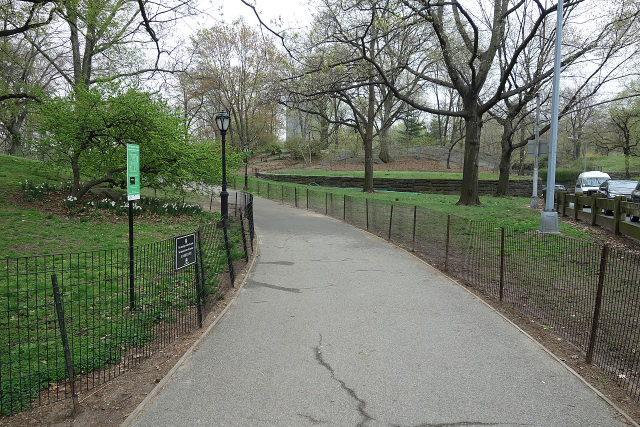
#> input picture reference_photos/north_meadow_01.jpg, 1280 x 853 px, given in place of reference_photos, which was not available (shown at 1/2 size)
$ python make_contact_sheet.py ../../reference_photos --output out.png
#> lines starting #> are read from the running program, lines starting #| are printed output that depends on the picture; pictures that were not available may be replaced by others from this repository, and a replacement may not be noted
#!/usr/bin/env python3
"""Compose Blender review frames with labels using system Pillow."""
import argparse
import json
from pathlib import Path

from PIL import Image, ImageDraw


def main():
    parser = argparse.ArgumentParser()
    parser.add_argument("images", nargs="+")
    parser.add_argument("--output", required=True)
    parser.add_argument("--title", default="")
    parser.add_argument("--labels", default="[]")
    parser.add_argument("--reference")
    ns = parser.parse_args()
    labels = json.loads(ns.labels)
    paths = ([ns.reference] if ns.reference else []) + ns.images
    if ns.reference:
        labels = ["reference"] + labels
    opened = [Image.open(p).convert("RGB") for p in paths]
#> opened = 1 item
    cell = 512
    cols = 3
    rows = (len(opened) + cols - 1) // cols
#> rows = 1
    top = 52
    canvas = Image.new("RGB", (cols * cell, top + rows * (cell + 28)), (20, 23, 27))
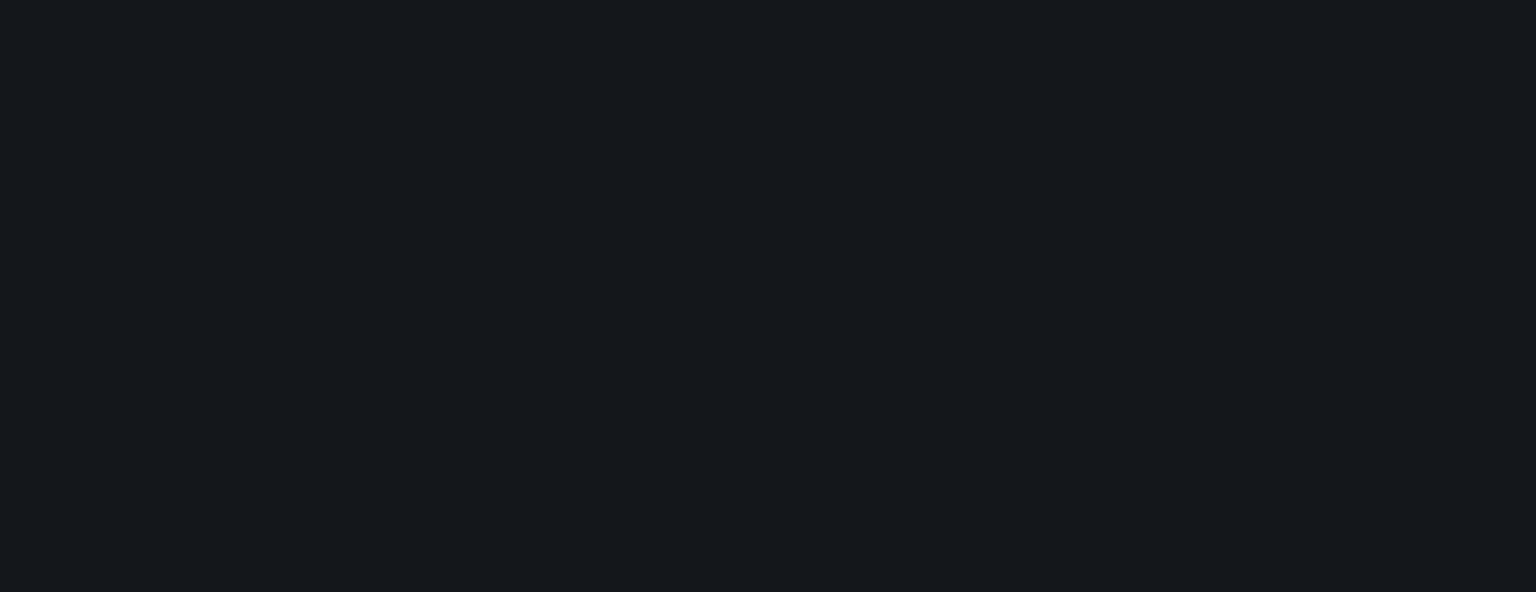
#> canvas: PIL image 1536x592 RGB; mean R, G, B 20, 23, 27
    draw = ImageDraw.Draw(canvas)
    draw.text((16, 16), ns.title, fill=(240, 240, 240))
    for i, image in enumerate(opened):
        x = (i % cols) * cell
        y = top + (i // cols) * (cell + 28)
        image.thumbnail((cell, cell))
        canvas.paste(image, (x + (cell - image.width) // 2, y))
        draw.text((x + 10, y + cell + 5), labels[i] if i < len(labels) else Path(paths[i]).stem,
                  fill=(220, 220, 220))
#> this loop made 1 pass
#> (x, y) on pass 1: (0, 52)
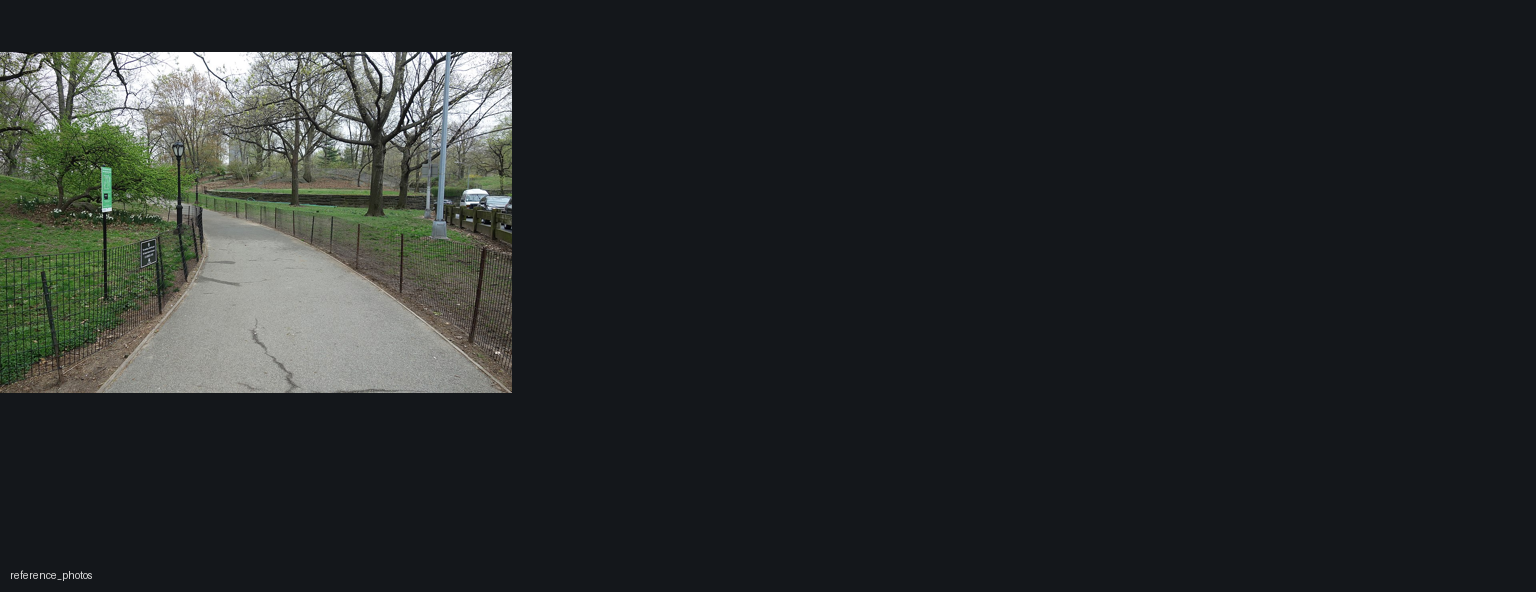
#> canvas: PIL image 1536x592 RGB; mean R, G, B 38.6, 42.2, 42.8
    Path(ns.output).parent.mkdir(parents=True, exist_ok=True)
    canvas.save(ns.output)


if __name__ == "__main__":
    main()

$ run again, on reference_photos/north_meadow_07.jpg
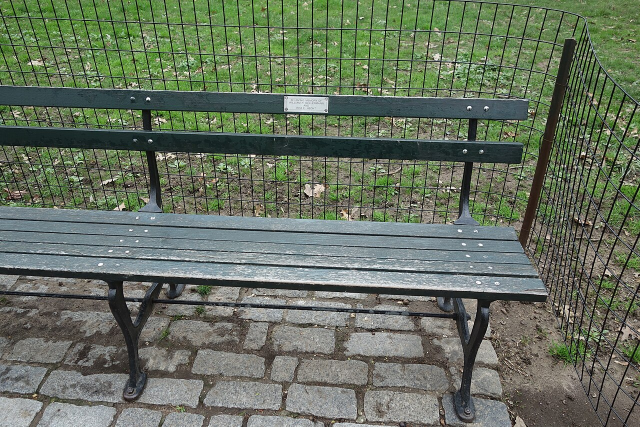
#> input picture reference_photos/north_meadow_07.jpg, 1280 x 853 px, given in place of reference_photos, which was not available (shown at 1/2 size)
#> opened = 1 item
#> rows = 1
#> the loop in main, `for i, image in enumerate(opened):` made 1 pass
#> (x, y) on pass 1: (0, 52)
#> after the loop in main, `for i, image in enumerate(opened):`:
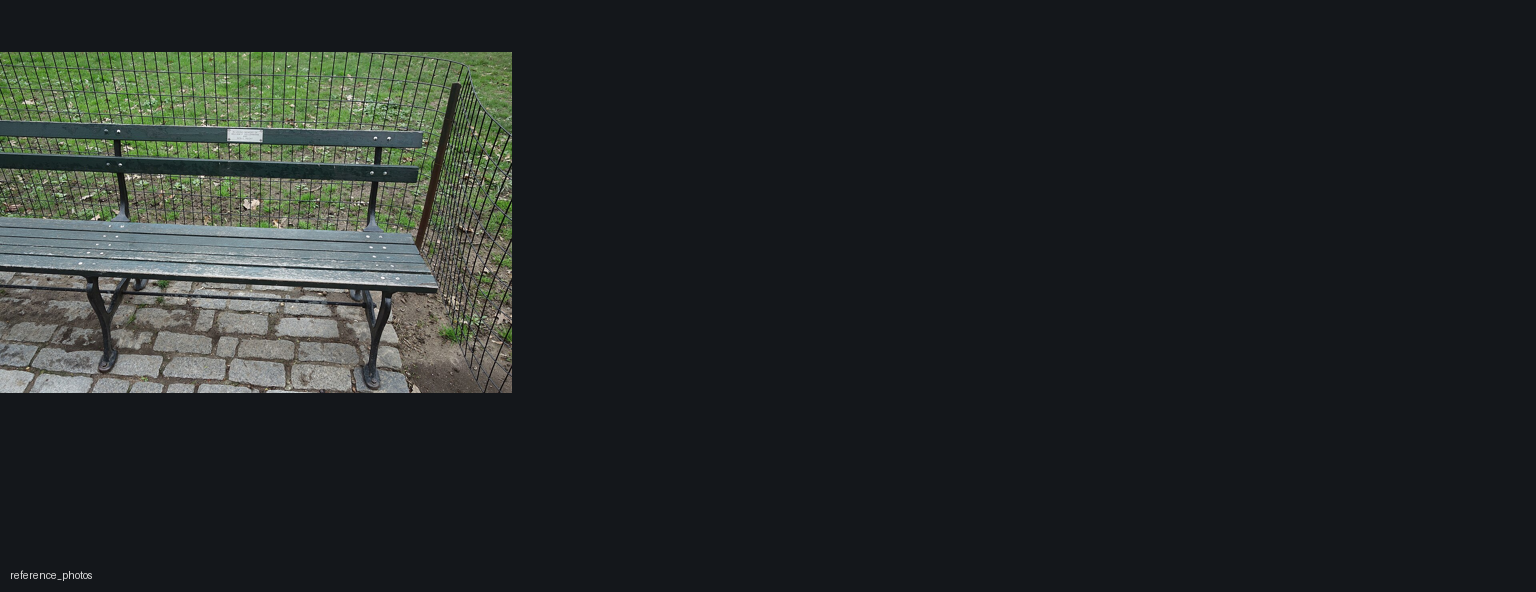
#> canvas: PIL image 1536x592 RGB; mean R, G, B 36.1, 40.5, 40.3

$ run again, on reference_photos/sheep_meadow_01.jpg
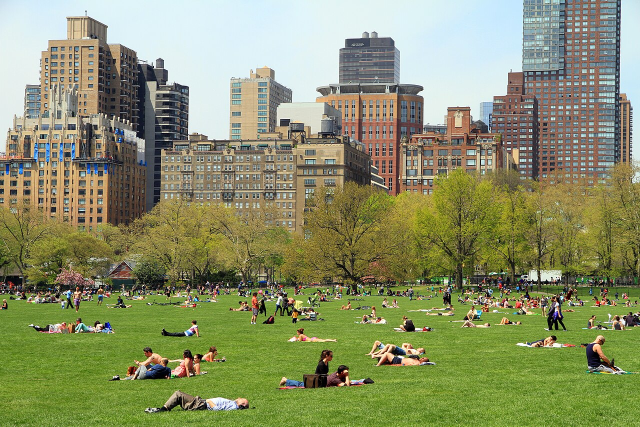
#> input picture reference_photos/sheep_meadow_01.jpg, 1280 x 853 px, given in place of reference_photos, which was not available (shown at 1/2 size)
#> opened = 1 item
#> rows = 1
#> the loop in main, `for i, image in enumerate(opened):` made 1 pass
#> (x, y) on pass 1: (0, 52)
#> after the loop in main, `for i, image in enumerate(opened):`:
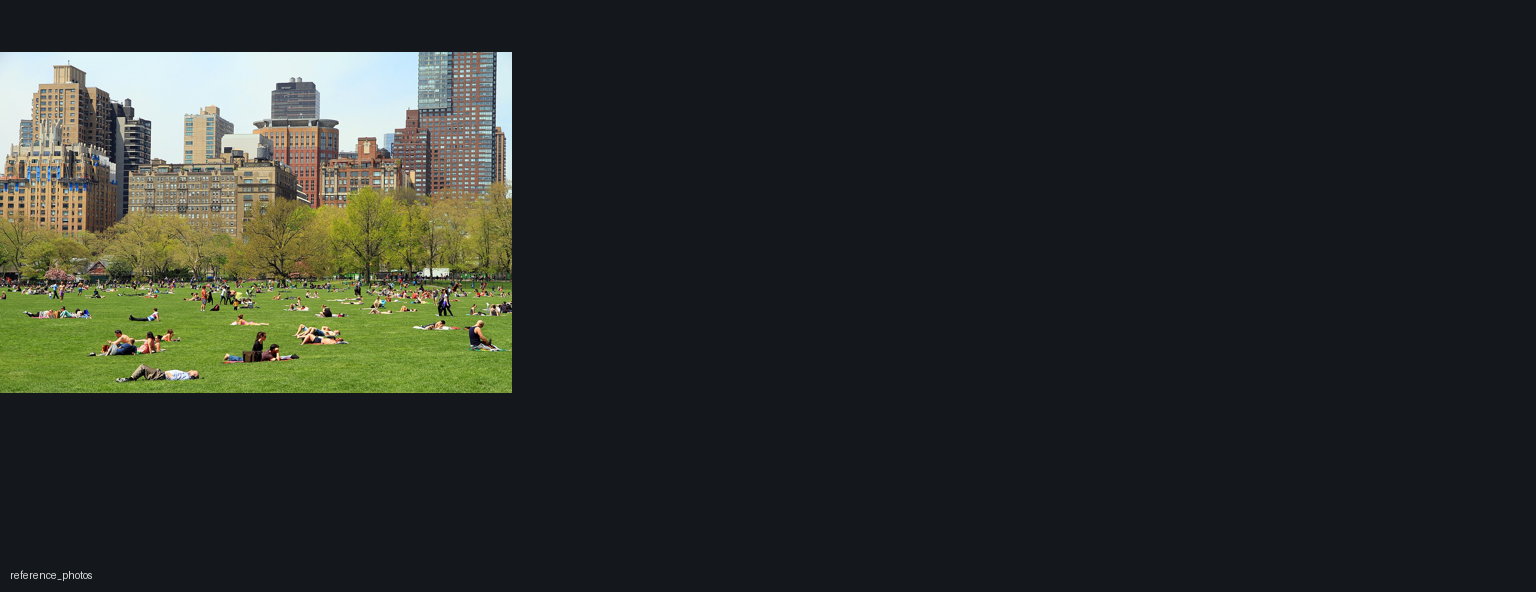
#> canvas: PIL image 1536x592 RGB; mean R, G, B 42.7, 46.4, 41.9
